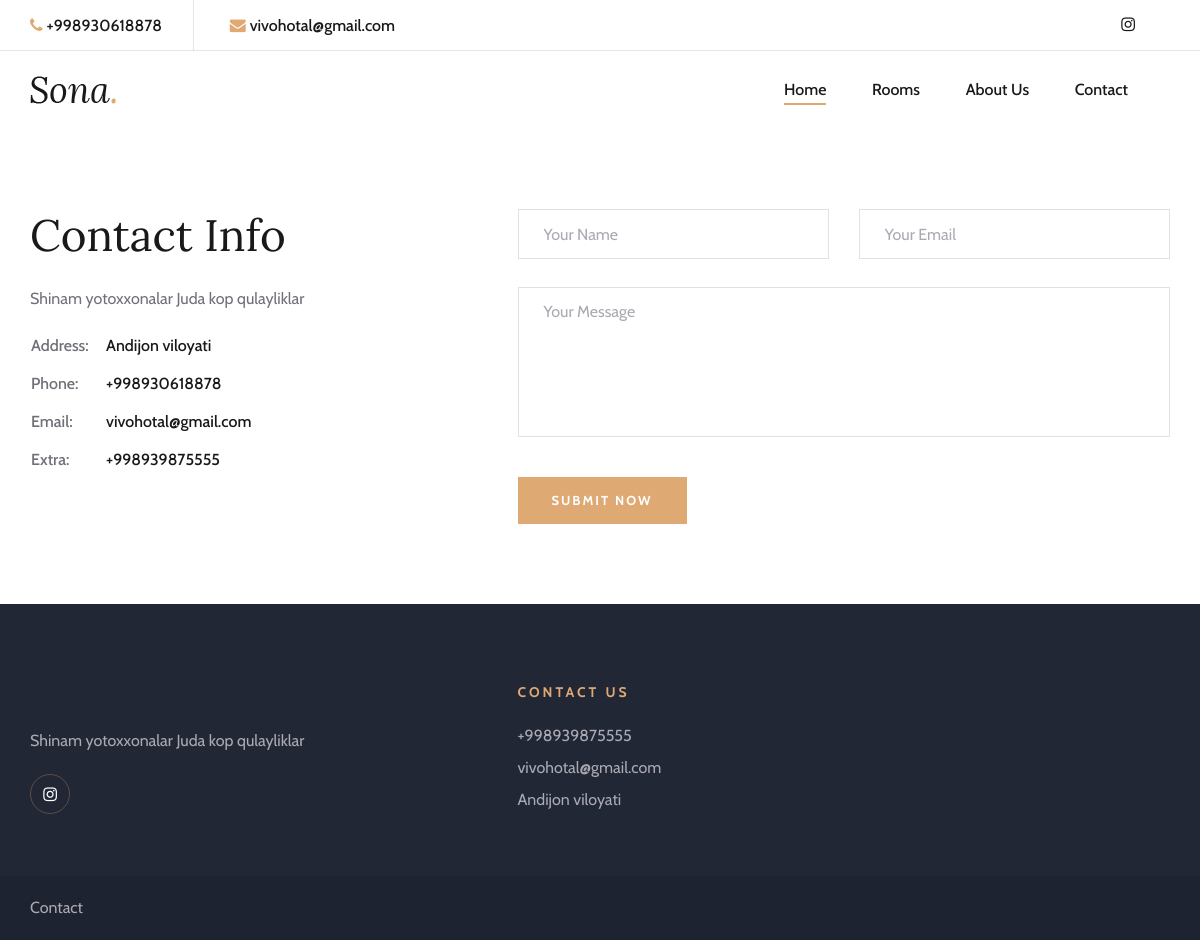
Page /contact/ on the committed database.
### main/models.py (models this page shows, shortened)
class Info(models.Model):
    title = models.CharField(max_length=55)
    description = models.CharField(max_length=255)
    address = models.CharField(max_length=55)
    email = models.EmailField()
    phone_number = models.CharField(max_length=15, validators=[RegexValidator(r'^\+?1?\d{9,15}$', message="Telefon raqamingiz noto'g'ri")])
    extra_phone_number = models.CharField(max_length=15, validators=[RegexValidator(r'^\+?1?\d{9,15}$', message="Telefon raqamingiz noto'g'ri")])
    instagramm = models.CharField(max_length=55)

### main/views.py (the view, shortened to what this page needs)
# urls.py: path('contact/', contect_view, name='contact_url'),
def contect_view(request):
    context = {
        'info': Info.objects.last()
    }
    return render(request, 'contact.html', context)

### templates/contact.html (shortened to what this page needs)
{% extends 'base.html' %}
{% block content %}
    <section class="contact-section spad">
        <div class="container">
            <div class="row">
                <div class="col-lg-4">
                    <div class="contact-text">
                        <h2>Contact Info</h2>
                        <p>{{ info.description }}</p>
                        <table>
                            <tbody>
                                <tr>
                                    <td class="c-o">Address:</td>
                                    <td>{{ info.address }}</td>
                                </tr>
                                <tr>
                                    <td class="c-o">Phone:</td>
                                    <td>{{ info.phone_number }}</td>
                                </tr>
                                <tr>
                                    <td class="c-o">Email:</td>
                                    <td>{{ info.email }}</td>
                                </tr>
                                <tr>
                                    <td class="c-o">Extra:</td>
                                    <td>{{ info.extra_phone_number }}</td>
                                </tr>
                            </tbody>
                        </table>
                    </div>
                </div>
                <div class="col-lg-7 offset-lg-1">
                    <form action="{% url 'contact_url' %}" method="post"  class="contact-form">
                        <div class="row">
                            <div class="col-lg-6">
                                <input type="text" placeholder="Your Name" name="full_name" >
                            </div>
                            <div class="col-lg-6">
                                <input type="text" placeholder="Your Email" name="email" >
                            </div>
                            <div class="col-lg-12">
                                <textarea placeholder="Your Message" name="message" ></textarea>
                                <button type="submit">Submit Now</button>
                            </div>
                        </div>
                    </form>
                </div>
            </div>
        </div>
    </section>
{% endblock %}

### templates/base.html (shortened to what this page needs)
{% load static %}
<!DOCTYPE html>
<html lang="zxx">
<head>
    <link rel="stylesheet" href="{% static 'css/bootstrap.min.css' %}" type="text/css">
    <link rel="stylesheet" href="{% static 'css/font-awesome.min.css' %}" type="text/css">
    <link rel="stylesheet" href="{% static 'css/elegant-icons.css' %}" type="text/css">
    <link rel="stylesheet" href="{% static 'css/flaticon.css' %}" type="text/css">
    <link rel="stylesheet" href="{% static 'css/owl.carousel.min.css' %}" type="text/css">
    <link rel="stylesheet" href="{% static 'css/nice-select.css' %}" type="text/css">
    <link rel="stylesheet" href="{% static 'css/jquery-ui.min.css' %}" type="text/css">
    <link rel="stylesheet" href="{% static 'css/magnific-popup.css' %}" type="text/css">
    <link rel="stylesheet" href="{% static 'css/slicknav.min.css' %}" type="text/css">
    <link rel="stylesheet" href="{% static 'css/style.css' %}" type="text/css">
</head>
<body>
    <header class="header-section">
        <div class="top-nav">
            <div class="container">
                <div class="row">
                    <div class="col-lg-6">
                        <ul class="tn-left">
                            <li><i class="fa fa-phone"></i>{{ info.phone_number }}</li>
                            <li><i class="fa fa-envelope"></i>{{ info.email }}</li>
                        </ul>
                    </div>
                    <div class="col-lg-6">
                        <div class="tn-right">
                            <div class="top-social">
                                <a href="{{ info.instagramm }}"><i class="fa fa-instagram"></i></a>
                            </div>
                        </div>
                    </div>
                </div>
            </div>
        </div>
        <div class="menu-item">
            <div class="container">
                <div class="row">
                    <div class="col-lg-2">
                        <div class="logo">
                            <a href="./index.html">
                                <img src="img/logo.png" alt="">
                            </a>
                        </div>
                    </div>
                    <div class="col-lg-10">
                        <div class="nav-menu">
                            <nav class="mainmenu">
                                <ul>
                                    <li class="active"><a href="{% url 'index_url' %}">Home</a></li>
                                    <li><a href="{% url 'rooms_url' %}">Rooms</a></li>
                                    <li><a href="{% url 'about_us_url' %}">About Us</a></li>
                                    <li><a href="{% url 'contact_url' %}">Contact</a></li>
                                </ul>
                            </nav>
                        </div>
                    </div>
                </div>
            </div>
        </div>
    </header>
{% block content %}
{% endblock %}
    <footer class="footer-section">
        <div class="container">
            <div class="footer-text">
                <div class="row">
                    <div class="col-lg-4">
                        <div class="ft-about">
                            <div class="logo">
                            </div>
                            <p>{{ info.description }}</p>
                            <div class="fa-social">
                                <a href="{{ info.instagramm }}"><i class="fa fa-instagram"></i></a>
                            </div>
                        </div>
                    </div>
                    <div class="col-lg-3 offset-lg-1">
                        <div class="ft-contact">
                            <h6>Contact Us</h6>
                            <ul>
                                <li>{{ info.extra_phone_number }}</li>
                                <li>{{ info.email }}</li>
                                <li> {{ info.address }} </li>
                            </ul>
                        </div>
                    </div>
                    <div class="col-lg-3 offset-lg-1">
                    </div>
                </div>
            </div>
        </div>
        <div class="copyright-option">
            <div class="container">
                <div class="row">
                    <div class="col-lg-7">
                        <ul>
                            <li><a href="{% url 'contact_url' %}">Contact</a></li>
                        </ul>
                    </div>
                    <div class="col-lg-5">
                    </div>
                </div>
            </div>
        </div>
    </footer>
</body>
</html>

### rows in the picture
Info: phone_number "+998930618878", email "vivohotal@gmail.com", description "Shinam yotoxxonalar Juda kop qulayliklar", address "Andijon viloyati", extra_phone_number "+998939875555"
